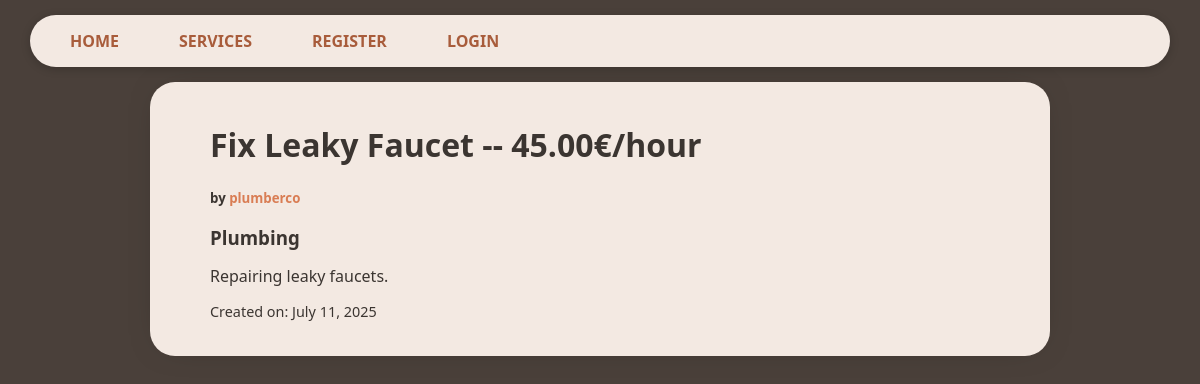
Screenshot of /services/1 with the database file from the repository.
### services/models.py (models this page shows, shortened)
class Service(models.Model):
    company = models.ForeignKey(Company, on_delete=models.CASCADE)
    name = models.CharField(max_length=40)
    description = models.TextField()
    price_hour = models.DecimalField(decimal_places=2, max_digits=100)
    rating = models.IntegerField(validators=[MinValueValidator(
        0), MaxValueValidator(5)], default=0)
    choices = (
        ('Air Conditioner', 'Air Conditioner'),
        ('Carpentry', 'Carpentry'),
        ('Electricity', 'Electricity'),
        ('Gardening', 'Gardening'),
        ('Home Machines', 'Home Machines'),
        ('House Keeping', 'House Keeping'),
        ('Interior Design', 'Interior Design'),
        ('Locks', 'Locks'),
        ('Painting', 'Painting'),
        ('Plumbing', 'Plumbing'),
        ('Water Heaters', 'Water Heaters'),
    )
    field = models.CharField(max_length=30, blank=False,
                             null=False, choices=choices)
    date = models.DateTimeField(auto_now=True, null=False)

### users/models.py (models this page shows, shortened)
class Company(models.Model):
    user = models.OneToOneField(
        User, on_delete=models.CASCADE, primary_key=True)
    field = models.CharField(max_length=70, choices=(('Air Conditioner', 'Air Conditioner'),
                                                     ('All in One', 'All in One'),
                                                     ('Carpentry', 'Carpentry'),
                                                     ('Electricity',
                                                      'Electricity'),
                                                     ('Gardening', 'Gardening'),
                                                     ('Home Machines',
                                                      'Home Machines'),
                                                     ('House Keeping',
                                                      'House Keeping'),
                                                     ('Interior Design',
                                                      'Interior Design'),
                                                     ('Locks', 'Locks'),
                                                     ('Painting', 'Painting'),
                                                     ('Plumbing', 'Plumbing'),
                                                     ('Water Heaters', 'Water Heaters')), blank=False, null=False)
    rating = models.IntegerField(
        validators=[MaxValueValidator(5), MinValueValidator(0)], default=0)

class User(AbstractUser):
    is_company = models.BooleanField(default=False)
    is_customer = models.BooleanField(default=False)
    email = models.CharField(max_length=100, unique=True)

### services/views.py (the view)
# urls.py: path('<int:id>', v.index, name='index'),
def index(request, id):
    service = Service.objects.get(id=id)
    return render(request, 'services/single_service.html', {'service': service})

### services/templates/services/single_service.html (shortened to what this page needs)
{% extends 'main/base.html' %}
{% block content %}
    <div class='service_info_container'>
        <h1 class="service-detail-name">{{service.name}} -- {{service.price_hour|floatformat:2}}€/hour</h1>
        <h5 class="service-detail-company">by <a href="/company/{{service.company.user}}">{{service.company.user}}</a></h5>
        <h3 class="service-detail-field">{{service.field}}</h3>
        <p class="service-detail-description">{{service.description}}</p>
        <p class="service-detail-date">Created on: {{ service.date|date:"F d, Y" }}</p>
    </div>
{% endblock %}

### static/css/style.css (style rules this page uses)
:root { --primary-color: #4a403a; --secondary-color: #f3e9e2; --accent-color: #d97d54; --accent-color-dark: #a85c3b; --text-color-light: #f3e9e2; --text-color-dark: #3b3531; --error-color: #c94a4a; --border-color: #d1c7c0; --font-family-sans-serif: system-ui, -apple-system, BlinkMacSystemFont, "Segoe UI", Roboto, "Helvetica Neue", Arial, sans-serif; --font-family-serif: Iowan Old Style, "Apple Garamond", Baskerville, "Times New Roman", "Droid Serif", Times, "Source Serif Pro", serif; --font-size-base: 1rem; --font-size-lg: 1.25rem; --font-size-xl: 1.5rem; --font-size-xxl: 2rem; --font-weight-normal: 400; --font-weight-bold: 700; }
body { background: var(--primary-color); font-family: var(--font-family-sans-serif); padding: 0; margin: 0; color: var(--text-color-light); }
a { color: var(--accent-color); text-decoration: none; transition: color 0.2s; }
.content p { text-align: center; margin: 15px 0; }
.service_info_container p { text-align: start; }
.service_info_container { text-align: left; }
.service-detail-name, .service-detail-company, .service-detail-field, .service-detail-description { text-align: left; margin-bottom: 10px; }
.service-detail-date { font-size: 0.9em; color: var(--text-color-dark); margin-top: 15px; text-align: left; }

### rows the page displays
Service: name "Fix Leaky Faucet", price_hour "45.00", company.user "plumberco", field "Plumbing", description "Repairing leaky faucets.", date "July 11, 2025"
